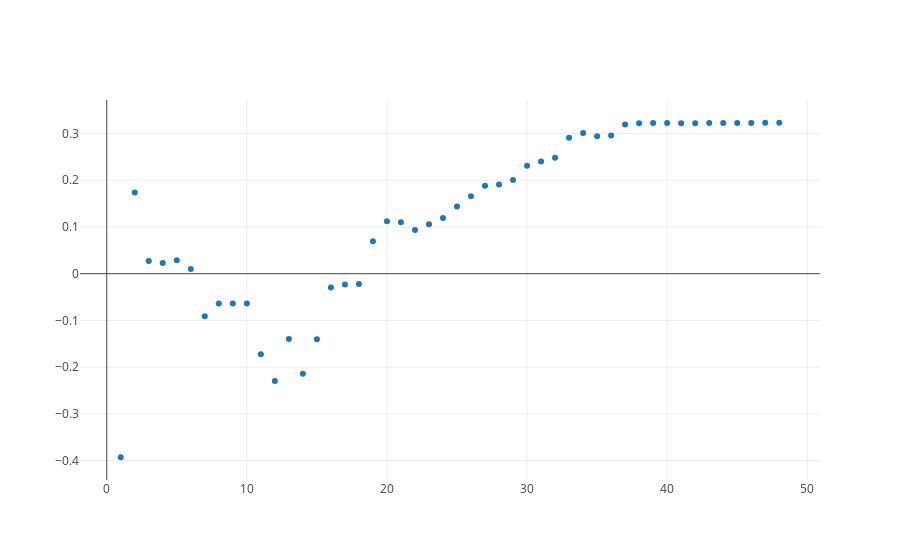

The code cell stored with this chart in its notebook:
### Code cell
from graph import trace_values, plot
trace_rfe = trace_values(x_points, y_points)
plot([trace_rfe])
